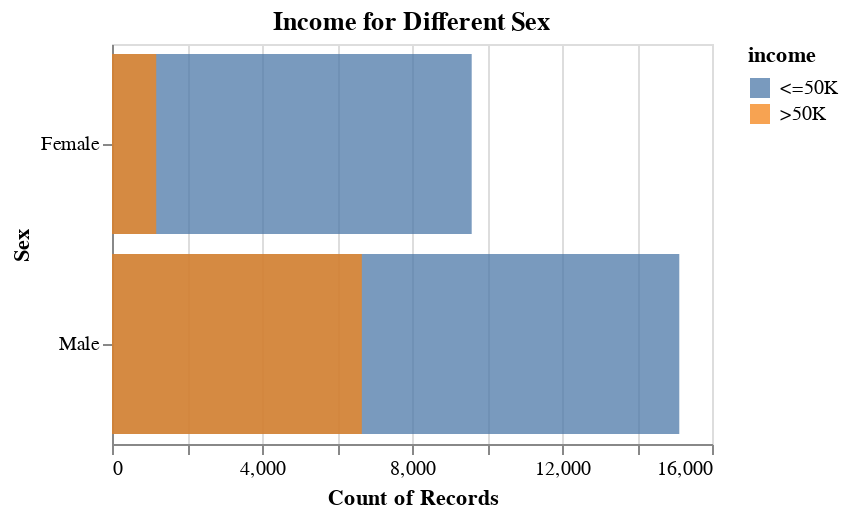

Here is the notebook cell this chart was saved with:
### Code cell
alt.Chart(data_adult, title='Income for Different Sex').mark_bar(opacity=0.75).encode(        
    alt.Y('sex').title('Sex'),             
    alt.X('count()').scale(zero=False).stack(False),
    alt.Color('income')                              
).properties(
    height=200,
    width=300
)

### Figure 1 — Vega specification as saved in the notebook (floating-point values rounded to 4 significant figures)
{"$schema": "https://vega.github.io/schema/vega/v5.json", "data": [{"name": "source_0", "values": [{"__count": 15128, "income": " <=50K", "sex": " Male"}, {"__count": 9592, "income": " <=50K", "sex": " Female"}, {"__count": 6662, "income": " >50K", "sex": " Male"}, {"__count": 1179, "income": " >50K", "sex": " Female"}]}, {"name": "source_0_x_domain___count", "values": [{"min": 1179, "max": 15128}]}, {"name": "source_0_y_domain_sex", "values": [{"sex": " Male"}, {"sex": " Female"}]}, {"name": "source_0_color_domain_income", "values": [{"income": " <=50K"}, {"income": " >50K"}]}], "marks": [{"type": "rect", "name": "marks", "from": {"data": "source_0"}, "encode": {"update": {"opacity": {"value": 0.75}, "height": {"signal": "max(0.25, bandwidth('y'))"}, "fill": {"field": "income", "scale": "color"}, "x": {"field": "__count", "scale": "x"}, "x2": {"signal": "scale('x', inrange(0, domain('x')) ? 0 : domain('x')[0])"}, "y": {"field": "sex", "scale": "y"}}}, "style": ["bar"]}], "scales": [{"name": "x", "type": "linear", "domain": [{"signal": "(data(\"source_0_x_domain___count\")[0] || {}).min"}, {"signal": "(data(\"source_0_x_domain___count\")[0] || {}).max"}], "range": [0, {"signal": "width"}], "zero": false, "nice": true}, {"name": "y", "type": "band", "domain": {"data": "source_0_y_domain_sex", "field": "sex", "sort": true}, "range": [0, {"signal": "height"}], "paddingOuter": 0.05, "paddingInner": 0.1}, {"name": "color", "type": "ordinal", "domain": {"data": "source_0_color_domain_income", "field": "income", "sort": true}, "range": "category"}], "axes": [{"scale": "x", "orient": "bottom", "labels": false, "maxExtent": 0, "zindex": 0, "aria": false, "tickCount": {"signal": "ceil(width/40)"}, "domain": false, "grid": true, "minExtent": 0, "gridScale": "y", "ticks": false}, {"scale": "x", "orient": "bottom", "grid": false, "labelOverlap": true, "labelFlush": true, "tickCount": {"signal": "ceil(width/40)"}, "zindex": 0, "title": "Count of Records"}, {"scale": "y", "orient": "left", "grid": false, "title": "Sex", "zindex": 0}], "title": {"text": "Income for Different Sex", "frame": "group"}, "style": "cell", "height": 200, "padding": 5, "legends": [{"fill": "color", "symbolType": "square", "title": "income", "encode": {"symbols": {"update": {"opacity": {"value": 0.75}}}}}], "background": "white", "width": 300}
